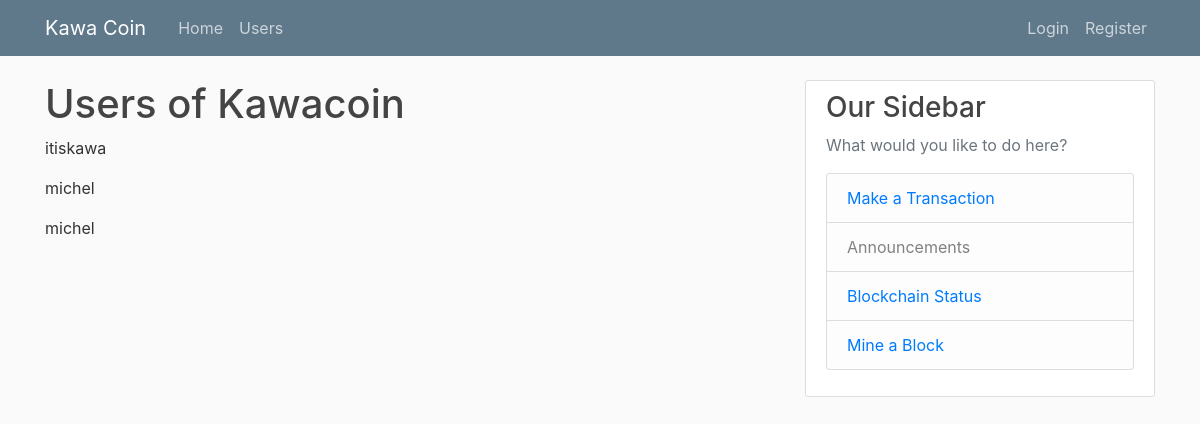
Screenshot of /users with the database file from the repository.
### webapp/models.py (models this page shows, shortened)
class User(db.Model, UserMixin):
    id = db.Column(db.Integer, primary_key=True)
    username = db.Column(db.String(20), unique=True, nullable=False)
    email = db.Column(db.String(120), unique=True, nullable=False)
    balance = db.Column(db.Float, default=0.0)
    image_file = db.Column(db.String(20), nullable=False, default='default.jpg')
    password = db.Column(db.String(60), nullable=False)
    posts = db.relationship('Post', backref='author', lazy=True) # not a Column, runs an additional quer

### webapp/routes.py (the view)
@app.route("/users")
def users():
    users = User.query.all()
    return render_template('users.html', title = "Users", users = users)

### webapp/templates/users.html
{% extends "layout.html" %}
{% block content %}
    <h1>Users of Kawacoin</h1>
    {% for user in users %}
    <p> {{user.username}} </p>
    {% endfor %}
{% endblock content%}

### webapp/static/main.css (style rules this page uses)
body { background: #fafafa; color: #333333; margin-top: 5rem; }
h1, h2, h3, h4, h5, h6 { color: #444444; }

### rows the page displays
User: username "itiskawa"
User: username "michel"
User: username "michel"
